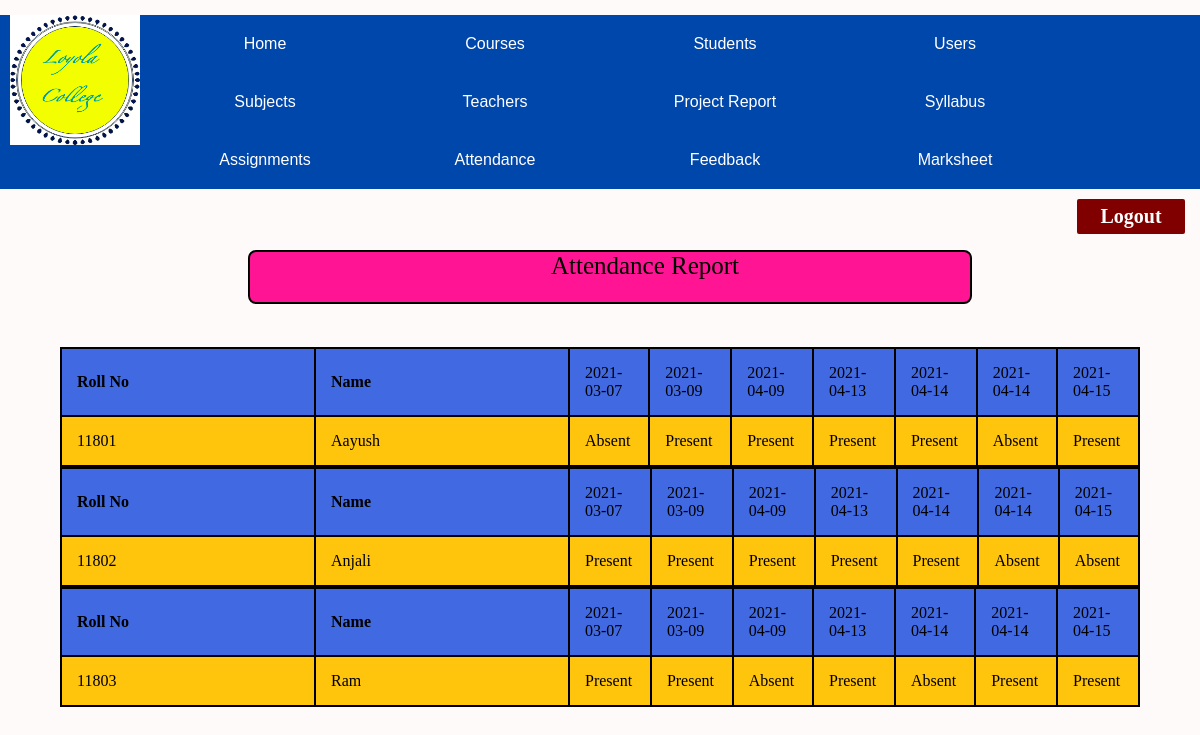
The page /attendancereport.php on the database its author committed.
### tables this page shows
CREATE TABLE IF NOT EXISTS `studreg` (
  `rno` int(20) NOT NULL,
  `fs` varchar(30) NOT NULL,
  `ls` varchar(30) NOT NULL,
  `eid` varchar(30) NOT NULL,
  `cno` varchar(10) NOT NULL,
  `dob` date NOT NULL,
  `gd` varchar(30) NOT NULL,
  `state` varchar(30) NOT NULL,
  `city` varchar(30) NOT NULL,
  `address` varchar(40) NOT NULL,
  `fnmm` varchar(30) NOT NULL,
  `Mnmm` varchar(30) NOT NULL,
  `focc` varchar(30) NOT NULL,
  `Mocc` varchar(30) NOT NULL,
  `csr` varchar(30) NOT NULL,
  `yrr` varchar(30) NOT NULL,
  `IDD` varchar(30) NOT NULL,
  `pass` varchar(30) NOT NULL,
  `confirmpass` varchar(30) NOT NULL,
  `image` varchar(600) NOT NULL,
  PRIMARY KEY (`rno`)
);

CREATE TABLE IF NOT EXISTS `attandance` (
  `att_id` int(50) NOT NULL AUTO_INCREMENT,
  `rno` int(20) NOT NULL,
  `date` date NOT NULL,
  `attendance` int(20) NOT NULL,
  PRIMARY KEY (`att_id`)
);

### attendancereport.php (the view, shortened to what this page needs)
<html>
<head>
</head>
<body>
  <form action="" method="post" enctype="multipart/form-data">
<div class="logo"><a href="#"><img src="img/logo.png"></a>
</div>
<nav>
<ul>
<li><a href="dashboard.php">Home</a></li>
<li><a href="course.php">Courses</a></li>
<li><a href="student.php">Students</a></li>
<li><a href="users.php">Users</a></li>
<li><a href="subject.php">Subjects</a></li>
<li><a href="teacher.php">Teachers</a></li>
<li><a href="projectreport.php">Project Report</a></li>
<li><a href="syllabus.php">Syllabus</a></li>
<li><a href="assignments.php">Assignments</a></li>
<li><a href="attendancereport.php">Attendance</a></li>
<li><a href="viewfeedback.php">Feedback</a></li>
<li><a href="marksheet.php">Marksheet</a></li>
</ul>
</nav>
<div class="right_area">
        <a href="index.php" class="logout_btn">Logout</a>
      </div><br><br>
<center><p class="round2">Attendance Report</p><br>
    <?php
    if(isset($_POST["btnsubmit"]))
    {
      error_reporting("0");
      include "db.php";
      extract($_POST);
      $query = "select * from `studreg` where rno = ".$rnoo." limit 1";
      $result = mysqli_query($conn,$query)or die("select error error");
      while($rec = mysqli_fetch_array($result))
      {
        echo '<tr><td colspan="2"><table width="400" border="2" align="center" bordercolor="#9966FF" bgcolor="#ffc40c">
        <tr>
          <td width="160" bgcolor="#9999CC"><span class="style2">Roll No/span></td>
          <td width="160" bgcolor="#9999CC"><span class="style2">Name</span></td>';
          $query1 = "select * from `attandance` where `rno` = ".$rec["rno"]." order by date";
          $result1 = mysqli_query($conn,$query1)or die("select error error");
          while($rec1 = mysqli_fetch_array($result1))
          {
              echo '<td bgcolor="#9999CC" class=style2>'.$rec1["date"].'</td>';
          }
        echo '</tr>
        <tr>
          <td width="222"><span class="style6">'.$rec["ro"].'</span></td>
          <td width="222"><span class="style6">'.$rec["fs"].'</span></td>';
          $query1 = "select *from `attandance` where `rno` = ".$rec["rno"]." order by date";
          $result1 = mysqli_query($conn,$query1)or die("select error error");
          while($rec1 = mysqli_fetch_array($result1))
          {
              echo '<td>';
            if($rec1["attendance"]==0)
              echo "Absent";
            else
              echo "Present";
            echo '</td>';
          }
        echo '
        </tr>
        </table></td></tr>';
      }
    }
    else
    {
      include "db.php";
      extract($_POST);
      $query = "select * from `studreg` ";
      $result = mysqli_query($conn,$query)or die("select error error");
      while($rec = mysqli_fetch_array($result))
      {
        echo '<tr><td colspan="2"><table width="90%" border="2" align="center" bordercolor="#9966FF" bgcolor="#ffc40c">
        <tr>
          <th width="160" bgcolor="#4169e1"><span class="style2">Roll No</span></th>
          <th width="160" bgcolor="#4169e1"><span class="style2">Name</span></th>';
          $query1 = "select * from `attandance` where `rno` = ".$rec["rno"]." order by date";
          $result1 = mysqli_query($conn,$query1)or die("select error error");
          while($rec1 = mysqli_fetch_array($result1))
          {
              echo '<td bgcolor="#4169e1" class=style2>'.$rec1["date"].'</td>';
          }
        echo '</tr>
        <tr>
          <td width="222"><span class="style6">'.$rec["rno"].'</span></td>
          <td width="222"><span class="style6">'.$rec["fs"].'</span></td>';
          $query1 = "select *from `attandance` where `rno` = ".$rec["rno"]." order by date";
          $result1 = mysqli_query($conn,$query1)or die("select error error");
          while($rec1 = mysqli_fetch_array($result1))
          {
              echo '<td>';
            if($rec1["attendance"]==0)
              echo "Absent";
            else
              echo "Present";
            echo '</td>';
          }
        echo '
        </tr>
        </table></td></tr>';
      }
    }
    ?>
</form>
</body>
</html>

### attendancereport.php (style rules this page uses)
body { margin: 0; padding:0; background:#fffafa; }
.logo img { width: 130px; height: 130px; margin-left:10px; position: absolute; }
nav { width:100%; background:#0047ab; overflow:auto; margin-top:15px; }
ul { padding:0; margin:0 0 0 150px; list-style: none; }
li { float: left; }
nav a { width:200px; display:block; padding: 20px 15px; text-decoration:none; font-family:Arial; color:#fff; text-align:center; }
.logout_btn { padding: 6px; background: #800000; text-decoration: none; float: right; margin-top: 10px; margin-right: 15px; border-radius: 2px; font-size: 20px; font-weight: 600; color: white; width:8%; text-align:center; transition: 0.5s; transition-property: background; }
p.round2 { border: 2px solid black; border-radius: 8px; background-color:#ff1493; width: 650px; height:50px; margin-top:25px; font-family:Cursive; font-style:bold; font-size:25px; padding-left:70px; margin-left:20px; }
table,th,td { border: 2px solid black; border-collapse:collapse; font-family:Georgia; font-style:bold; font-size:16px; }
th,td { padding:15px; text-align:left; }

### rows shown on the page
studreg: rno "11801", fs "Aayush"
attandance: date "2021-03-07", attendance "Absent"
attandance: date "2021-03-09", attendance "Present"
attandance: date "2021-04-09", attendance "Present"
attandance: date "2021-04-13", attendance "Present"
attandance: date "2021-04-14", attendance "Present"
attandance: date "2021-04-14", attendance "Absent"
attandance: date "2021-04-15", attendance "Present"
studreg: rno "11802", fs "Anjali"
attandance: date "2021-03-07", attendance "Present"
attandance: date "2021-03-09", attendance "Present"
attandance: date "2021-04-09", attendance "Present"
attandance: date "2021-04-13", attendance "Present"
attandance: date "2021-04-14", attendance "Present"
attandance: date "2021-04-14", attendance "Absent"
attandance: date "2021-04-15", attendance "Absent"
studreg: rno "11803", fs "Ram"
attandance: date "2021-03-07", attendance "Present"
attandance: date "2021-03-09", attendance "Present"
attandance: date "2021-04-09", attendance "Absent"
attandance: date "2021-04-13", attendance "Present"
attandance: date "2021-04-14", attendance "Absent"
attandance: date "2021-04-14", attendance "Present"
attandance: date "2021-04-15", attendance "Present"
